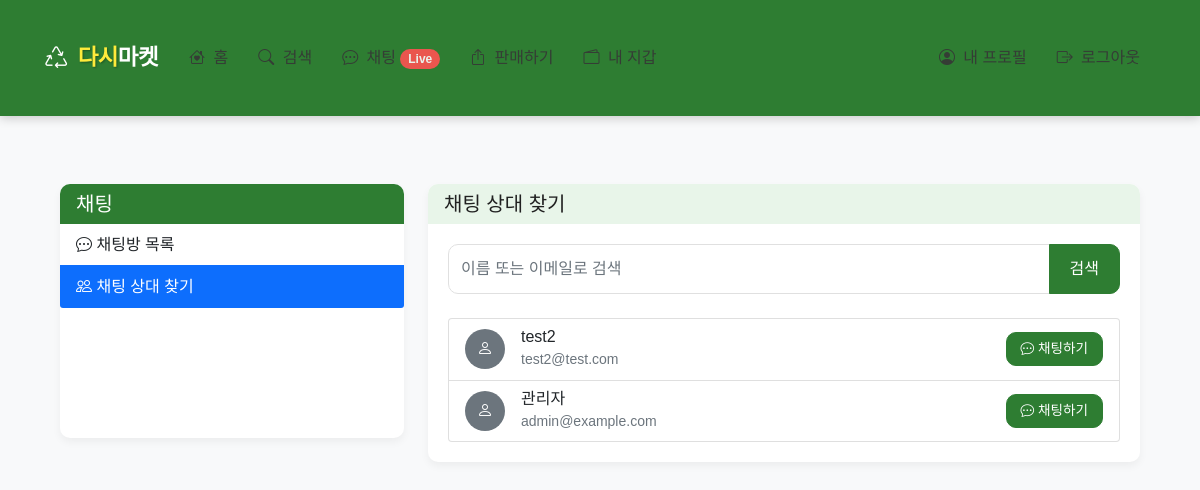
Page /chat/users (signed in) on the committed database.
### app/models.py (models this page shows, shortened)
class User(UserMixin, db.Model):
    __tablename__ = 'users'
    id = db.Column(db.Integer, primary_key=True)
    email = db.Column(db.String(120), unique=True, nullable=False)
    password_hash = db.Column(db.String(256), nullable=False)
    username = db.Column(db.String(64), nullable=False)
    profile_image = db.Column(db.String(120), nullable=True)
    created_at = db.Column(db.DateTime, default=datetime.utcnow)
    is_admin = db.Column(db.Boolean, default=False)
    is_active = db.Column(db.Boolean, default=True)
    products = db.relationship('Product', backref='seller', lazy='dynamic')
    wallet = db.relationship('Wallet', backref='user', uselist=False)

### app/chat/routes.py (the view)
@bp.route('/users', methods=['GET'])
@login_required
def user_list():
    search_query = request.args.get('q', '')
    if search_query:
        users = User.query.filter(
            User.id != current_user.id,  # 자기 자신 제외
            User.is_active == True,      # 활성 사용자만
            (User.username.ilike(f'%{search_query}%') | User.email.ilike(f'%{search_query}%'))
        ).order_by(User.username).all()
    else:
        users = User.query.filter(
            User.id != current_user.id,  # 자기 자신 제외
            User.is_active == True       # 활성 사용자만
        ).order_by(User.username).all()
    return render_template(
        'chat/user_list.html',
        title='채팅 상대 선택',
        users=users,
        search_query=search_query
    )

### app/models.py (called while the page is built)
@login_manager.user_loader
def load_user(id):
    return User.query.get(int(id))

### app/templates/chat/user_list.html (shortened to what this page needs)
{% extends 'base.html' %}
{% block content %}
<div class="container py-4">
    <div class="row">
        <div class="col-md-4 mb-4">
            <div class="card">
                <div class="card-header bg-primary text-white">
                    <h5 class="mb-0">채팅</h5>
                </div>
                <div class="list-group list-group-flush">
                    <a href="{{ url_for('chat.index') }}" class="list-group-item list-group-item-action">
                        <i class="bi bi-chat-dots"></i> 채팅방 목록
                    </a>
                    <a href="{{ url_for('chat.user_list') }}" class="list-group-item list-group-item-action active">
                        <i class="bi bi-people"></i> 채팅 상대 찾기
                    </a>
                </div>
            </div>
        </div>
        <div class="col-md-8">
            <div class="card">
                <div class="card-header">
                    <h5 class="mb-0">채팅 상대 찾기</h5>
                </div>
                <div class="card-body">
                    <form action="{{ url_for('chat.user_list') }}" method="get" class="mb-4">
                        <div class="input-group mb-3">
                            <input type="text" class="form-control" placeholder="이름 또는 이메일로 검색"
                                   name="q" value="{{ search_query }}">
                            <button class="btn btn-primary" type="submit">검색</button>
                        </div>
                    </form>
                    {% if users %}
                        <div class="list-group">
                            {% for user in users %}
                                <div class="list-group-item">
                                    <div class="d-flex justify-content-between align-items-center">
                                        <div class="d-flex align-items-center">
                                            {% if user.profile_image %}
                                                <img src="{{ url_for('static', filename='uploads/' + user.profile_image) }}"
                                                     alt="{{ user.username }}"
                                                     class="rounded-circle me-3"
                                                     style="width: 40px; height: 40px; object-fit: cover;">
                                            {% else %}
                                                <div class="rounded-circle bg-secondary text-white d-flex align-items-center justify-content-center me-3"
                                                     style="width: 40px; height: 40px;">
                                                    <i class="bi bi-person"></i>
                                                </div>
                                            {% endif %}
                                            <div>
                                                <h6 class="mb-0">{{ user.username }}</h6>
                                                <small class="text-muted">{{ user.email }}</small>
                                            </div>
                                        </div>
                                        <a href="{{ url_for('chat.create_private_chat', user_id=user.id) }}" class="btn btn-sm btn-primary">
                                            <i class="bi bi-chat-dots"></i> 채팅하기
                                        </a>
                                    </div>
                                </div>
                            {% endfor %}
                        </div>
                    {% endif %}
                </div>
            </div>
        </div>
    </div>
</div>
{% endblock %}

### app/static/css/style.css (style rules this page uses)
:root { --primary-color: #FF7E36; --secondary-color: #56C4C5; --accent-color: #3A86FF; --light-color: #FFF8F0; --dark-color: #363636; --gray-color: #f8f9fa; --border-radius: 10px; --box-shadow: 0 4px 12px rgba(0, 0, 0, 0.08); }
body { font-family: 'Pretendard', 'Noto Sans KR', -apple-system, BlinkMacSystemFont, sans-serif; background-color: var(--light-color); color: var(--dark-color); line-height: 1.6; padding-bottom: 0; }
.btn { border-radius: var(--border-radius); font-weight: 500; padding: 10px 20px; transition: all 0.2s ease; }
.btn-primary { background-color: var(--primary-color) !important; border-color: var(--primary-color) !important; }
.btn-sm { padding: 6px 14px; font-size: 0.85rem; }
.container { padding: 20px 15px; }
.card { border-radius: var(--border-radius); border: none; box-shadow: var(--box-shadow); transition: transform 0.3s ease, box-shadow 0.3s ease; overflow: hidden; height: 100%; background-color: white; }
.card-body { padding: 1.25rem; }
.form-control, .form-select { border-radius: var(--border-radius); padding: 12px; border: 1px solid #e0e0e0; transition: all 0.2s ease; }

### app/templates/base.html (style rules this page uses)
:root { --primary-color: #2E7D32; --secondary-color: #1B5E20; --accent-color: #FF5252; --accent-color-dark: #D32F2F; --background-color: #F8F9FA; --light-accent: #E8F5E9; --text-color: #212121; --light-text: #FFFFFF; --border-radius: 10px; }
body { font-family: 'Pretendard', 'Noto Sans KR', sans-serif; background-color: var(--background-color); color: var(--text-color); }
.btn-primary { background-color: var(--primary-color); border-color: var(--primary-color); color: var(--light-text); }
.card { border-radius: var(--border-radius); box-shadow: 0 4px 8px rgba(0, 0, 0, 0.05); border: none; }
.card-header { background-color: var(--light-accent); border-bottom: none; font-weight: 600; }
.bg-primary { background-color: var(--primary-color) !important; }

### rows in the picture
User: username "test2", email "test2@test.com"
User: username "관리자", email "admin@example.com"
